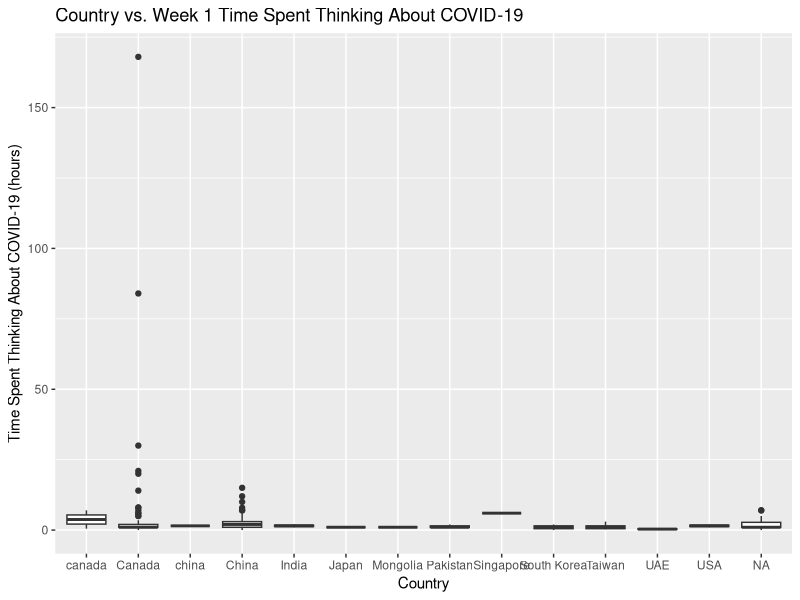
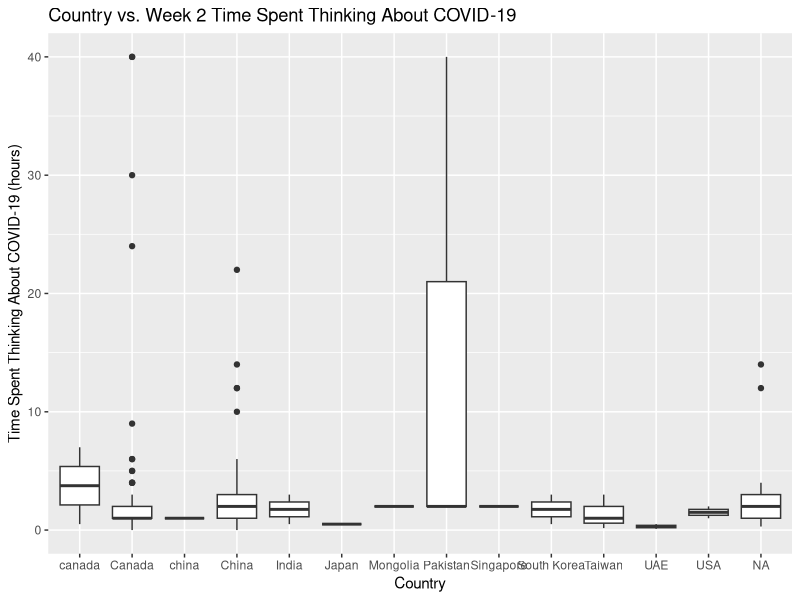
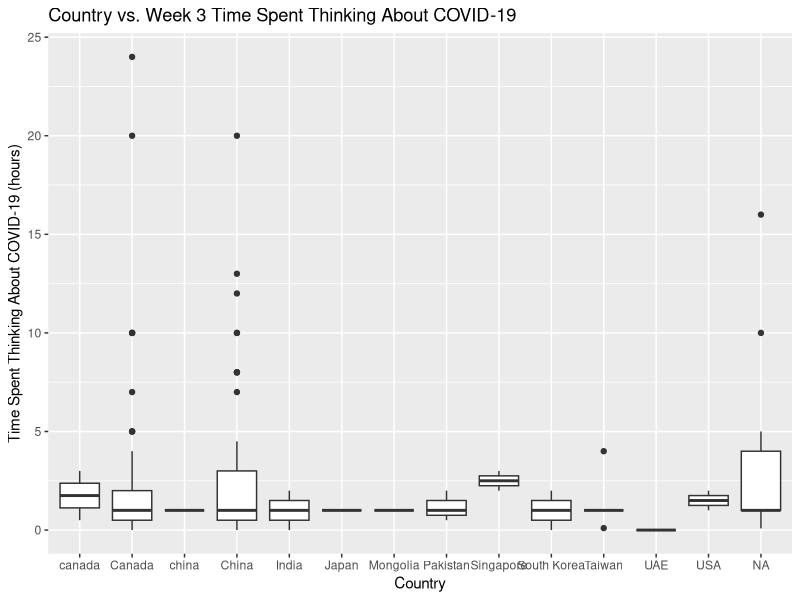
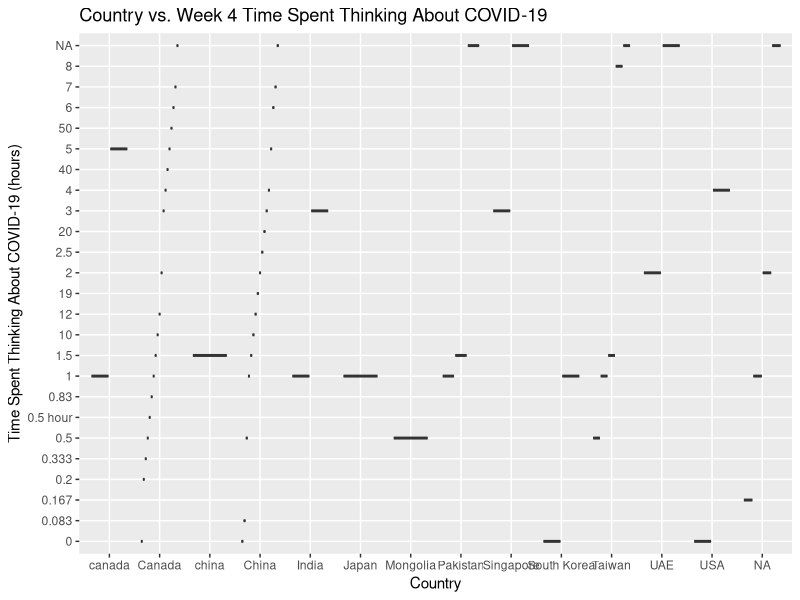
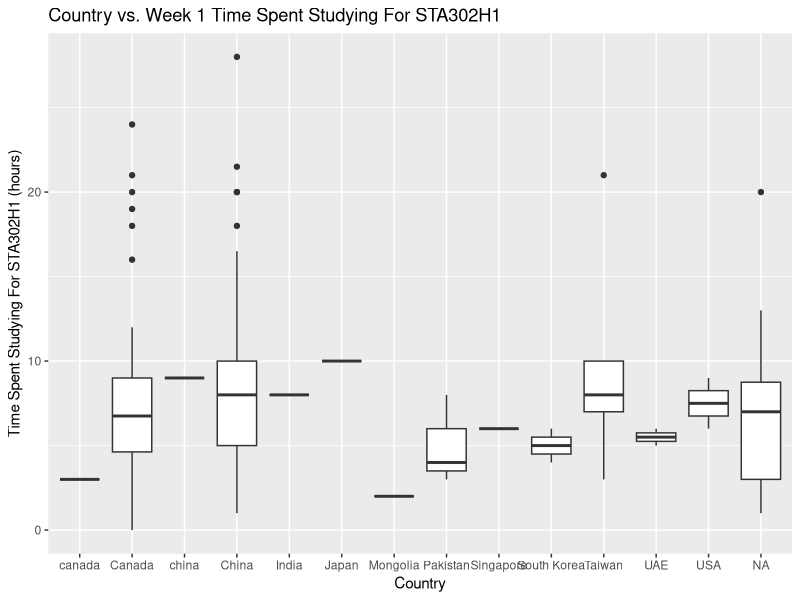
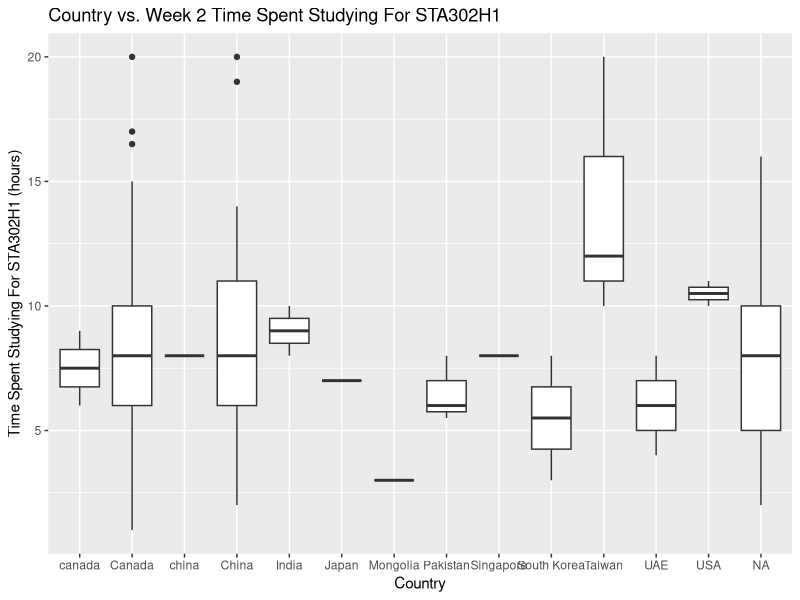
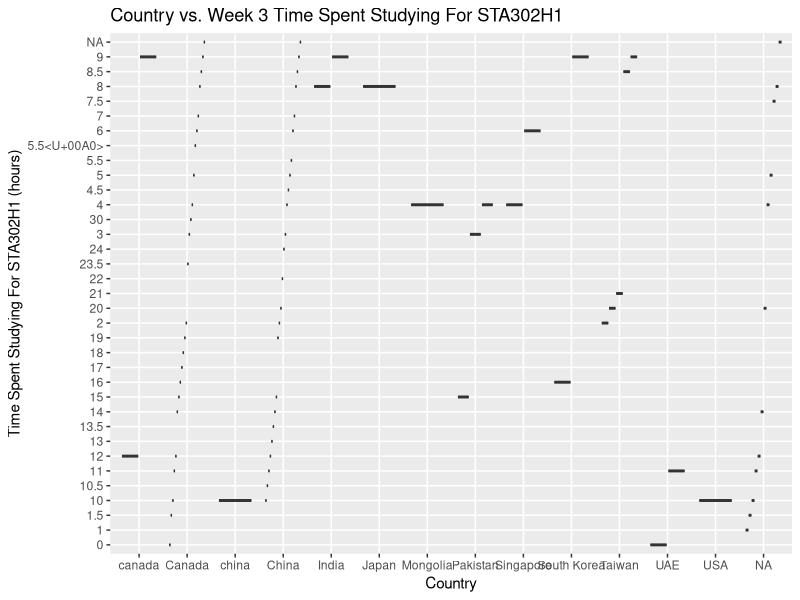
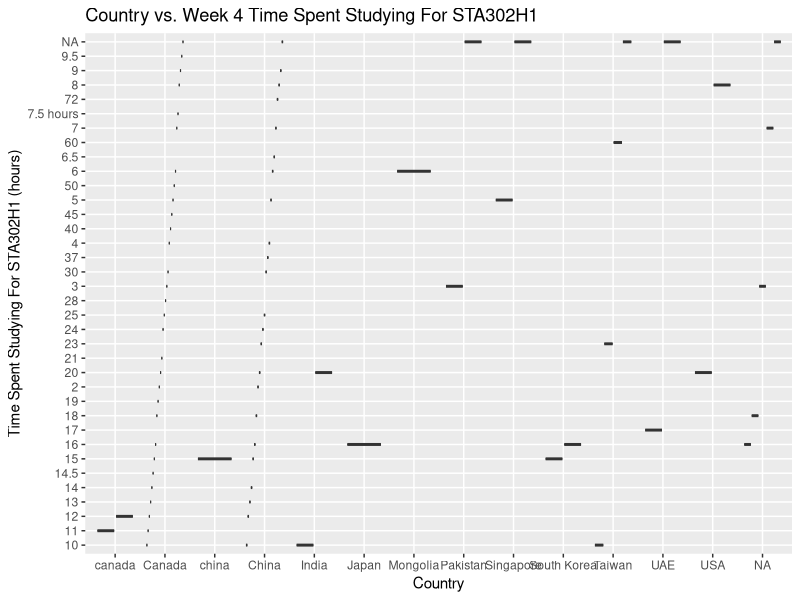

Write R code to recreate these figures, in order. (Note: this script raises an error after producing the figures.)
## ---- chunk 1
knitr::opts_chunk$set(echo = TRUE)

library(dplyr)
library(tidyverse)
## ---- chunk 2
setwd("~/Desktop/sta302h1/STA302H1 -- Projects/final report")
sta302_performance_data = read.csv("./data.csv", header = TRUE)
attach(sta302_performance_data)
## ---- chunk 3
cleaned_sta302_performance_data <- sta302_performance_data %>%
    # Create a new "country" column, which is just "Country" but whose entries are factors.
    mutate(country = as.factor(Country)) %>%

    # Remove the "X" column: it's simply the row number, which isn't very useful.
    # Remove the "Country" column: column "country" already exists
    select(-X, -Country) %>%
    
    # Group student overall quiz 4 scores from highest to lowest.
    arrange(desc(Quiz_4_score)) %>%
    
    # Rearrange similar columns side-by-side.
    relocate(country,
             COVID.hours..W1., COVID.hours..W2., 
             COVID.hours..W3., COVID.hours..W4.,
             STA302.hours..W1., STA302.hours..W2., 
             STA302.hours..W3., STA302.hours..W4.,
             Quiz_1_score, Quiz_2_score, 
             Quiz_3_score, Quiz_4_score)
    
    # TODO: Make sure all country names are lowercase.
    # e.g. "Canada" and "canada" are the same country.
    # 1. Consider running a for loop that makes all rows in column "Country" lowercase,
    # 2. Consider string replacement on "Canada" -> "canada"?

    # TODO: Make sure all STA302H1 hours and COVID contemplation hours are
    # all in numeric form.
    # 1. use as.numeric()?
    
    # Identify rows with no quiz 4. 
    # These indicate students who have dropped STA302H1, and who 
    # should be excluded from the final data.
## ---- chunk 4
at_least_one_NA = function(data) {
  return (rowSums(is.na(cleaned_sta302_performance_data)) >= 1)
}

rows_with_some_NAs = cleaned_sta302_performance_data[
  at_least_one_NA(cleaned_sta302_performance_data),
]
## ---- chunk 5
rows_with_mistyped_columms = cleaned_sta302_performance_data[c(38, 83, 84, 117),]
# row 83: Country -> "canada" -- DONE
# row 84: Country -> "canada" -- DONE

# row 117: COVID.hours..W4. -> 0.5 hours -- DONE

# row 38:  STA302.hours..W3. -> 5.5<U+00A0> -- DONE
# row 117: STA302.hours..W4. -> 7.5 hours -- DONE

# library(janitor)
# use it to clean up data.

# TODO: You're allowed to change entries manually though.
## ---- chunk 6
# use week 5b slides -- choose model selection criterion to pick predictor variables.


# use lm() on a bunch of predictor variables to determine significant
# predictor variables.


## ---- chunk 7
# TODO: See Demo 1 to figure out how to add histograms in a matrix format.

# TODO: create histograms with ggplot, and then grid.arrange them together.
## ---- chunk 8
# TODO: See STA248H1 notes to figure out how to create boxplots. -- DONE
# TODO: See toy program of boxplots to see how to color them by factor

ggplot(data = cleaned_sta302_performance_data) +
  geom_boxplot(mapping = aes(x = Country, y = COVID.hours..W1.)) +
  labs(title = "Country vs. Week 1 Time Spent Thinking About COVID-19",
       x = "Country",
       y = "Time Spent Thinking About COVID-19 (hours)")
## ---- chunk 9
ggplot(data = cleaned_sta302_performance_data) +
  geom_boxplot(mapping = aes(x = Country, y = COVID.hours..W2.)) +
  labs(title = "Country vs. Week 2 Time Spent Thinking About COVID-19",
       x = "Country",
       y = "Time Spent Thinking About COVID-19 (hours)")
## ---- chunk 10
ggplot(data = cleaned_sta302_performance_data) +
  geom_boxplot(mapping = aes(x = Country, y = COVID.hours..W3.)) +
  labs(title = "Country vs. Week 3 Time Spent Thinking About COVID-19",
       x = "Country",
       y = "Time Spent Thinking About COVID-19 (hours)")
## ---- chunk 11
ggplot(data = cleaned_sta302_performance_data) +
  geom_boxplot(mapping = aes(x = Country, y = COVID.hours..W4.)) +
  labs(title = "Country vs. Week 4 Time Spent Thinking About COVID-19",
       x = "Country",
       y = "Time Spent Thinking About COVID-19 (hours)")
## ---- chunk 12
ggplot(data = cleaned_sta302_performance_data) +
  geom_boxplot(mapping = aes(x = Country, y = STA302.hours..W1.)) +
  labs(title = "Country vs. Week 1 Time Spent Studying For STA302H1",
       x = "Country",
       y = "Time Spent Studying For STA302H1 (hours)")
## ---- chunk 13
ggplot(data = cleaned_sta302_performance_data) +
  geom_boxplot(mapping = aes(x = Country, y = STA302.hours..W2.)) +
  labs(title = "Country vs. Week 2 Time Spent Studying For STA302H1",
       x = "Country",
       y = "Time Spent Studying For STA302H1 (hours)")
## ---- chunk 14
ggplot(data = cleaned_sta302_performance_data) +
  geom_boxplot(mapping = aes(x = Country, y = STA302.hours..W3.)) +
  labs(title = "Country vs. Week 3 Time Spent Studying For STA302H1",
       x = "Country",
       y = "Time Spent Studying For STA302H1 (hours)")
## ---- chunk 15
ggplot(data = cleaned_sta302_performance_data) +
  geom_boxplot(mapping = aes(x = Country, y = STA302.hours..W4.)) +
  labs(title = "Country vs. Week 4 Time Spent Studying For STA302H1",
       x = "Country",
       y = "Time Spent Studying For STA302H1 (hours)")
## ---- chunk 16
ggplot(data = cleaned_sta302_performance_data) +
  geom_boxplot(mapping = aes(x = Country, y = Quiz_1_score)) +
  labs(title = "Country vs. Quiz 1 Score",
       x = "Country",
       y = "Score (out of 10)")
## ---- chunk 17
ggplot(data = cleaned_sta302_performance_data) +
  geom_boxplot(mapping = aes(x = Country, y = Quiz_2_score)) +
  labs(title = "Country vs. Quiz 2 Score",
       x = "Country",
       y = "Score (out of 10)")
## ---- chunk 18
ggplot(data = cleaned_sta302_performance_data) +
  geom_boxplot(mapping = aes(x = Country, y = Quiz_3_score)) +
  labs(title = "Country vs. Quiz 3 Score",
       x = "Country",
       y = "Score (out of 10)")
## ---- chunk 19
ggplot(data = cleaned_sta302_performance_data) +
  geom_boxplot(mapping = aes(x = Country, y = Quiz_4_score)) +
  labs(title = "Country vs. Quiz 4 Score",
       x = "Country",
       y = "Score (out of 10)")
## ---- chunk 20
# pairwise scatterplot
pairs(~COVID.hours..W1. + COVID.hours..W2. + COVID.hours..W3. + COVID.hours..W4. +
      STA302.hours..W1. + STA302.hours..W2. + STA302.hours..W3. + STA302.hours..W4. +
      Quiz_1_score + Quiz_2_score + Quiz_3_score + Quiz_4_score,
      data = cleaned_sta302_performance_data)
## ---- chunk 21
# take out country column
# TODO: Or create separate correlation matrices for each country?
no_country = cleaned_sta302_performance_data %>%
  select(-country)
## ---- chunk 22
# Find correlation matrix to determine candidate significant predictor values.
# library(GGally)
colnames(no_country) <- c("W1COV", "W2COV", "W3COV", "W4COV", 
                          "W1302", "W2302", "W3302", "W4302", 
                          "Q1", "Q2", "Q3", "Q4")
# ggcorr(no_country, label = TRUE, label_round = 2)
round(cor(no_country, use = "complete.obs"), 2)  # TODO: na.rm = true
## ---- chunk 23
summary(sta302_performance_data$STA302.hours..W1.)
summary(sta302_performance_data$STA302.hours..W2.)
summary(sta302_performance_data$STA302.hours..W3.)
summary(sta302_performance_data$STA302.hours..W4.)
## ---- chunk 24
summary(sta302_performance_data$COVID.hours..W1.)
summary(sta302_performance_data$COVID.hours..W2.)
summary(sta302_performance_data$COVID.hours..W3.)
summary(sta302_performance_data$COVID.hours..W4.)
## ---- chunk 25
summary(sta302_performance_data$Quiz_1_score)
summary(sta302_performance_data$Quiz_2_score)
summary(sta302_performance_data$Quiz_3_score)
summary(sta302_performance_data$Quiz_4_score)
